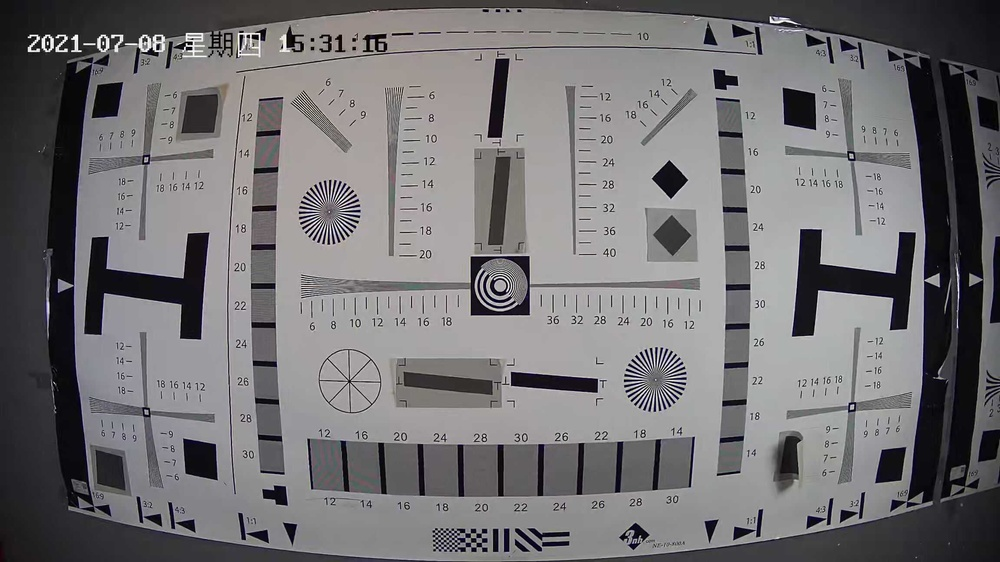
#> input picture 12233_3.jpg, 1000 x 562 px, shrunk from 2304 x 1296 before the run
$ python -i SFR.py   (imports and definitions only)   (older library calls are emulated)
#> lines starting #> are read from the running program, lines starting #| are printed output that depends on the picture
#> further down, picture is the input picture: shape (562, 1000, 3); mean B, G, R 115.7, 113.7, 115.4
import cv2
import math
import numpy as np
import matplotlib.pyplot as plt
from scipy import fftpack
from scipy import stats

# ================= 核心SFR计算函数 =================

# [46 lines left out: function sfr_calculation, not called in this run]

# ================= 子函数实现 =================

def calculate_edge_angle(image, blur_size=3):
    """
    使用梯度投影法计算边缘角度
    """
#> called with blur_size = 3
    # 预处理：高斯模糊
    #blurred = cv2.GaussianBlur(image, (blur_size, blur_size), 0)
    blurred = image

    # 计算梯度
    grad_x = cv2.Scharr(blurred, cv2.CV_64F, 1, 0)
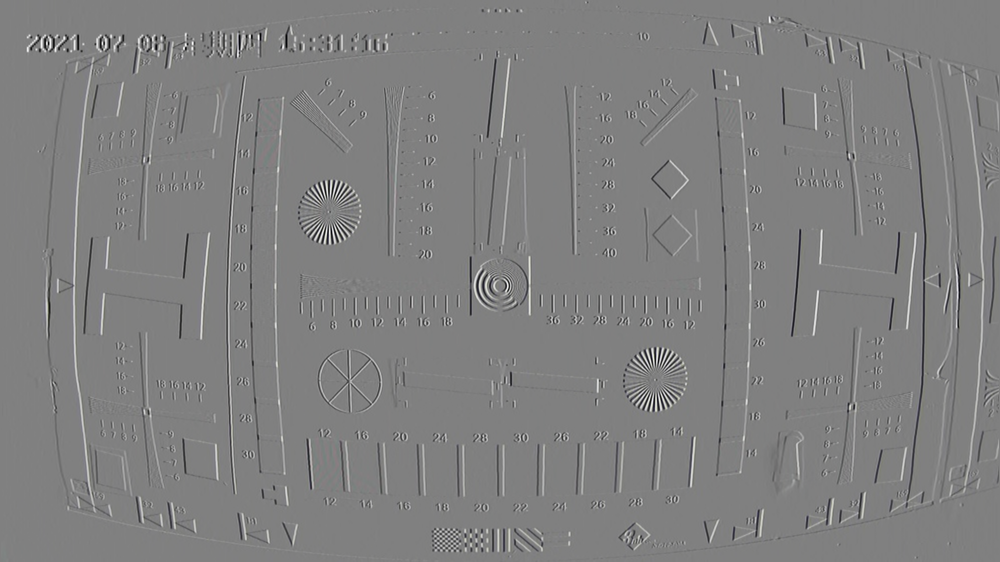
#> grad_x: shape (562, 1000, 3) float64; mean B, G, R 0.6, 0.5, 0.5; drawn with min black and max white
    grad_y = cv2.Scharr(blurred, cv2.CV_64F, 0, 1)
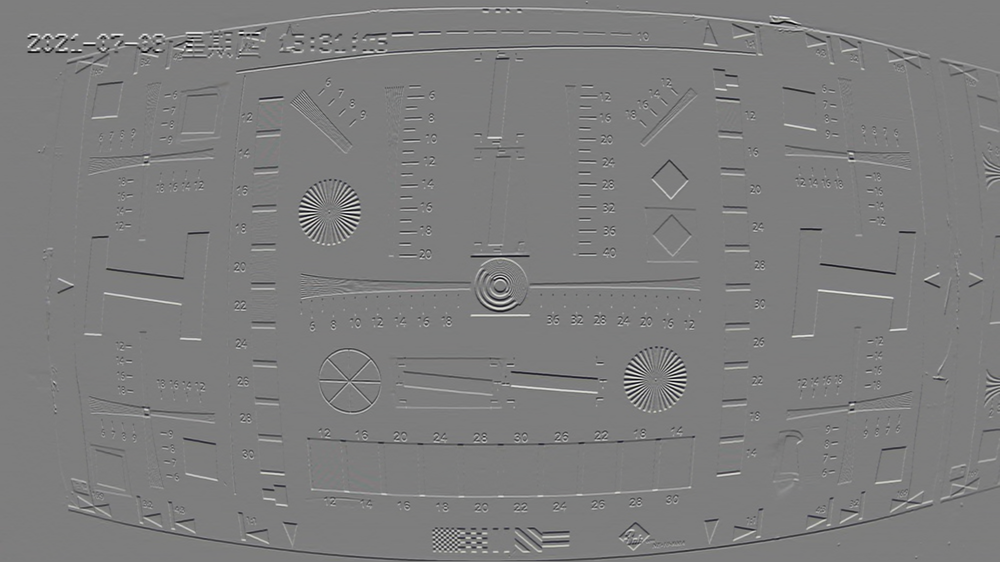
#> grad_y: shape (562, 1000, 3) float64; mean B, G, R 0.7, 0.5, 0.4; drawn with min black and max white

    # 构建角度投影矩阵
    angles = np.arctan2(grad_y, grad_x)
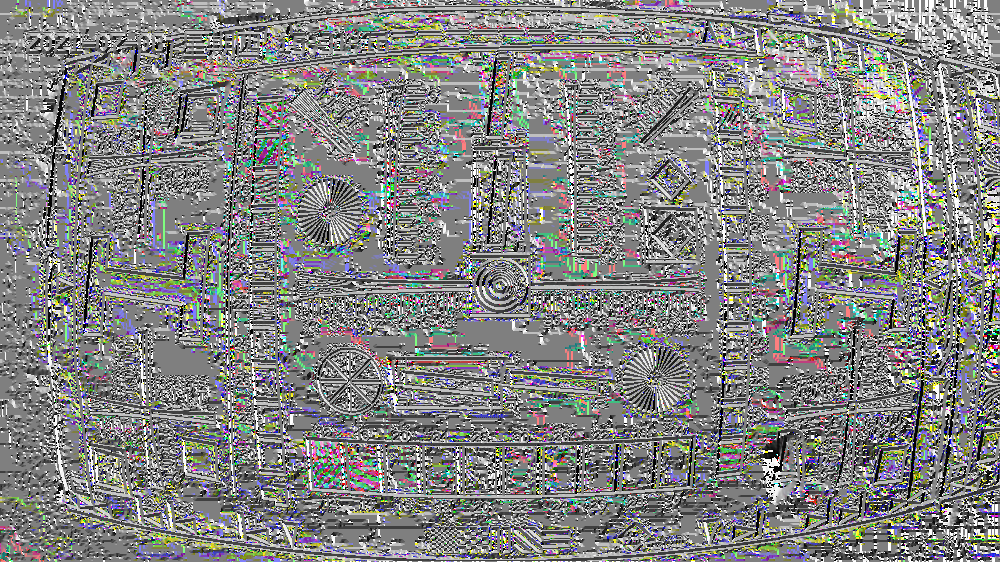
#> angles: shape (562, 1000, 3) float64; mean B, G, R 0.0792, 0.098, 0.0884; drawn with min black and max white
    angle_hist, bins = np.histogram(angles, bins=180, range=(-np.pi/2, np.pi/2))
#> angle_hist = 180 values, max 317671 at index 90, min 605 at index 44, mean 5689.6; bins = 181 values from -1.57 to 1.57

    # 找到主角度
    main_angle = np.degrees(bins[np.argmax(angle_hist)])
#> main_angle = 0
    return main_angle

# [268 lines left out: functions rotate_image, gamma_correction, generate_super_res_esf, calculate_lsf, calculate_sfr, calculate_mtf and 7 more, not called in this run]

# [2 lines not run here, left out]

>>> import cv2
>>> picture = cv2.imread('../12233_3.jpg')
>>> result = calculate_edge_angle(picture)
#> result = 0

$ run again, on 12233_2.jpg
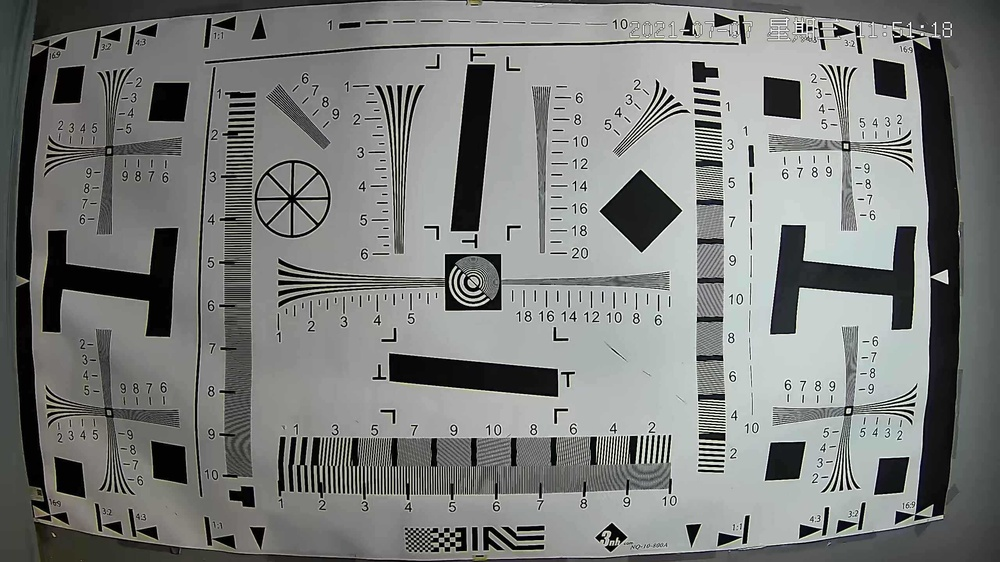
#> input picture 12233_2.jpg, 1000 x 562 px, shrunk from 2560 x 1440 before the run
#> picture is the input picture: shape (562, 1000, 3); mean B, G, R 123.9, 125.6, 123.7
#> in calculate_edge_angle, `grad_y = cv2.Scharr(blurred, cv2.CV_64F, 0, 1)`:
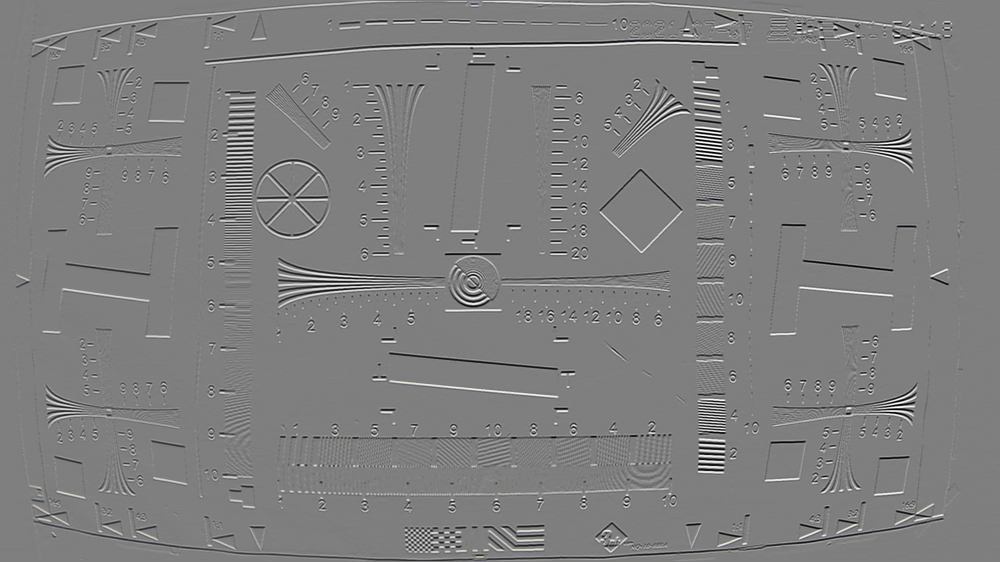
#> grad_y: shape (562, 1000, 3) float64; mean B, G, R -0.5, -0.4, -0.3; drawn with min black and max white
#> in calculate_edge_angle, `angles = np.arctan2(grad_y, grad_x)`:
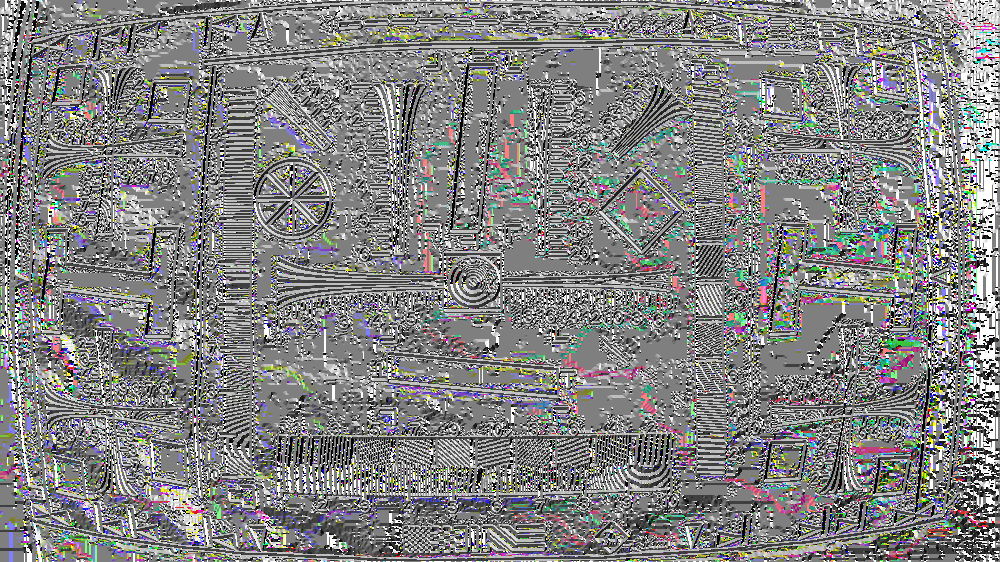
#> angles: shape (562, 1000, 3) float64; mean B, G, R 0.0805, 0.0844, 0.0844; drawn with min black and max white
#> angle_hist = 180 values, max 294438 at index 90, min 925 at index 134, mean 5618; bins = 181 values from -1.57 to 1.57
#> main_angle = 0

$ run again, on bot-local.jpg
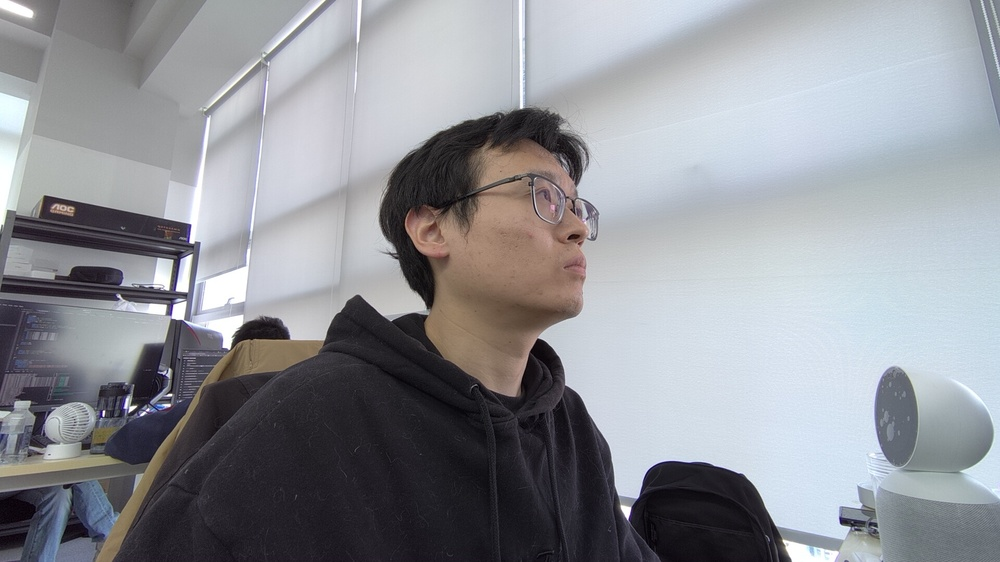
#> input picture bot-local.jpg, 1000 x 562 px, shrunk from 1920 x 1080 before the run
#> picture is the input picture: shape (562, 1000, 3); mean B, G, R 151.6, 146, 144
#> in calculate_edge_angle, `grad_y = cv2.Scharr(blurred, cv2.CV_64F, 0, 1)`:
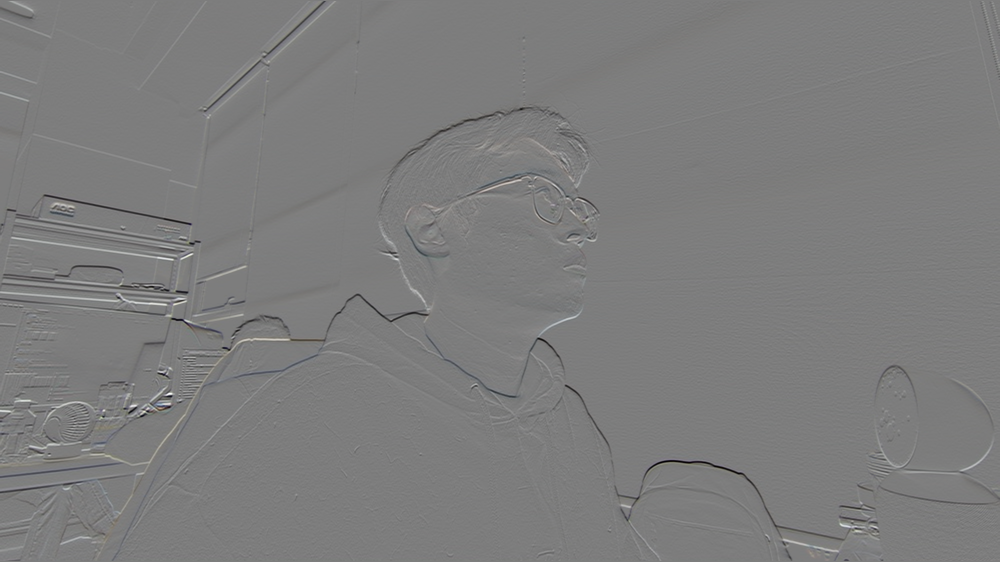
#> grad_y: shape (562, 1000, 3) float64; mean B, G, R -6.2, -6.4, -6.1; drawn with min black and max white
#> in calculate_edge_angle, `angles = np.arctan2(grad_y, grad_x)`:
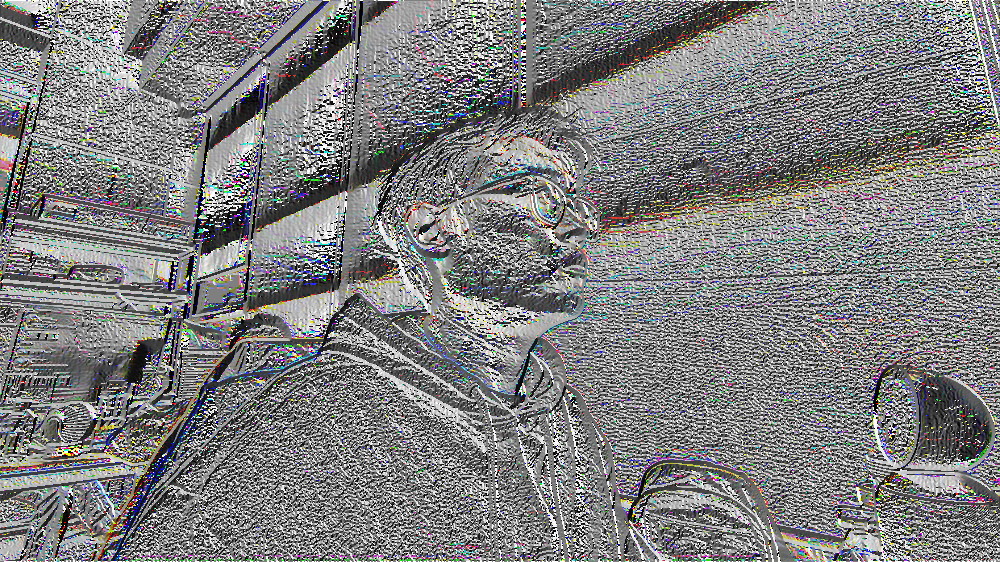
#> angles: shape (562, 1000, 3) float64; mean B, G, R 0.00521, -0.0056, -0.00883; drawn with min black and max white
#> angle_hist = 180 values, max 33420 at index 90, min 966 at index 44, mean 4818; bins = 181 values from -1.57 to 1.57
#> main_angle = 0
